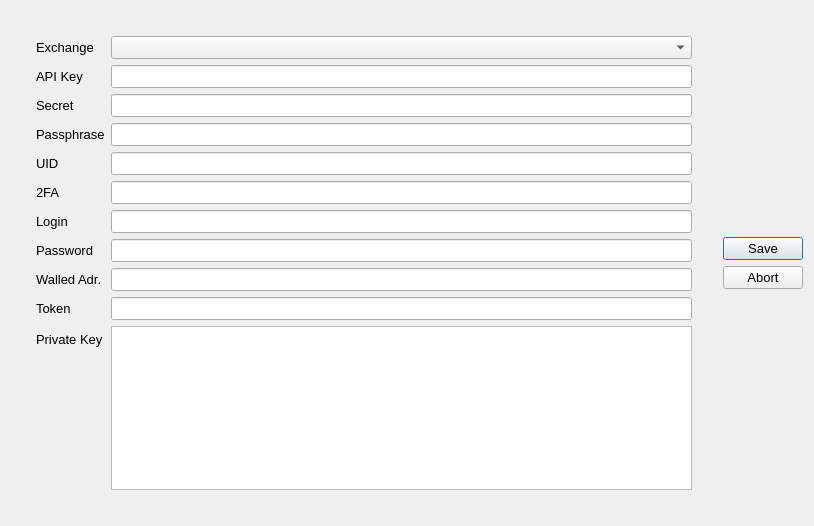
<?xml version="1.0" encoding="UTF-8"?>
<ui version="4.0">
 <class>new_echange_window</class>
 <widget class="QDialog" name="new_echange_window">
  <property name="geometry">
   <rect>
    <x>0</x>
    <y>0</y>
    <width>814</width>
    <height>526</height>
   </rect>
  </property>
  <property name="font">
   <font>
    <pointsize>10</pointsize>
   </font>
  </property>
  <property name="windowTitle">
   <string>New exchange authentication</string>
  </property>
  <layout class="QGridLayout" name="gridLayout">
   <item row="0" column="0">
    <layout class="QFormLayout" name="formLayout">
     <property name="leftMargin">
      <number>25</number>
     </property>
     <property name="topMargin">
      <number>25</number>
     </property>
     <property name="rightMargin">
      <number>25</number>
     </property>
     <property name="bottomMargin">
      <number>25</number>
     </property>
     <item row="0" column="0">
      <widget class="QLabel" name="label">
       <property name="text">
        <string>Exchange</string>
       </property>
      </widget>
     </item>
     <item row="0" column="1">
      <widget class="QComboBox" name="list_exchanges"/>
     </item>
     <item row="1" column="0">
      <widget class="QLabel" name="label_2">
       <property name="text">
        <string>API Key</string>
       </property>
      </widget>
     </item>
     <item row="1" column="1">
      <widget class="QLineEdit" name="api_key"/>
     </item>
     <item row="2" column="0">
      <widget class="QLabel" name="label_3">
       <property name="text">
        <string>Secret</string>
       </property>
      </widget>
     </item>
     <item row="2" column="1">
      <widget class="QLineEdit" name="api_secret"/>
     </item>
     <item row="3" column="0">
      <widget class="QLabel" name="label_4">
       <property name="text">
        <string>Passphrase</string>
       </property>
      </widget>
     </item>
     <item row="3" column="1">
      <widget class="QLineEdit" name="api_passphrase"/>
     </item>
     <item row="4" column="0">
      <widget class="QLabel" name="label_5">
       <property name="text">
        <string>UID</string>
       </property>
      </widget>
     </item>
     <item row="4" column="1">
      <widget class="QLineEdit" name="uid"/>
     </item>
     <item row="5" column="0">
      <widget class="QLabel" name="label_6">
       <property name="text">
        <string>2FA</string>
       </property>
      </widget>
     </item>
     <item row="5" column="1">
      <widget class="QLineEdit" name="api_2fa"/>
     </item>
     <item row="6" column="0">
      <widget class="QLabel" name="label_7">
       <property name="text">
        <string>Login</string>
       </property>
      </widget>
     </item>
     <item row="6" column="1">
      <widget class="QLineEdit" name="api_login"/>
     </item>
     <item row="7" column="0">
      <widget class="QLabel" name="label_8">
       <property name="text">
        <string>Password</string>
       </property>
      </widget>
     </item>
     <item row="7" column="1">
      <widget class="QLineEdit" name="api_password"/>
     </item>
     <item row="8" column="0">
      <widget class="QLabel" name="label_9">
       <property name="text">
        <string>Walled Adr.</string>
       </property>
      </widget>
     </item>
     <item row="8" column="1">
      <widget class="QLineEdit" name="api_walled_address"/>
     </item>
     <item row="9" column="0">
      <widget class="QLabel" name="label_10">
       <property name="text">
        <string>Token</string>
       </property>
      </widget>
     </item>
     <item row="9" column="1">
      <widget class="QLineEdit" name="api_token"/>
     </item>
     <item row="10" column="0">
      <widget class="QLabel" name="label_11">
       <property name="text">
        <string>Private Key</string>
       </property>
      </widget>
     </item>
     <item row="10" column="1">
      <widget class="QTextEdit" name="api_private_key"/>
     </item>
    </layout>
   </item>
   <item row="0" column="1">
    <widget class="QDialogButtonBox" name="buttonBox">
     <property name="font">
      <font>
       <pointsize>10</pointsize>
      </font>
     </property>
     <property name="orientation">
      <enum>Qt::Vertical</enum>
     </property>
     <property name="standardButtons">
      <set>QDialogButtonBox::Abort|QDialogButtonBox::Save</set>
     </property>
     <property name="centerButtons">
      <bool>true</bool>
     </property>
    </widget>
   </item>
  </layout>
 </widget>
 <resources/>
 <connections>
  <connection>
   <sender>buttonBox</sender>
   <signal>accepted()</signal>
   <receiver>new_echange_window</receiver>
   <slot>accept()</slot>
   <hints>
    <hint type="sourcelabel">
     <x>248</x>
     <y>254</y>
    </hint>
    <hint type="destinationlabel">
     <x>157</x>
     <y>274</y>
    </hint>
   </hints>
  </connection>
  <connection>
   <sender>buttonBox</sender>
   <signal>rejected()</signal>
   <receiver>new_echange_window</receiver>
   <slot>reject()</slot>
   <hints>
    <hint type="sourcelabel">
     <x>316</x>
     <y>260</y>
    </hint>
    <hint type="destinationlabel">
     <x>286</x>
     <y>274</y>
    </hint>
   </hints>
  </connection>
 </connections>
</ui>
